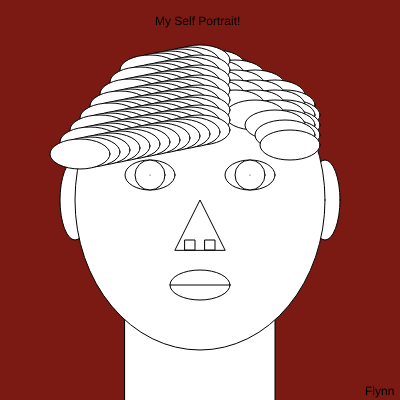
Frame 1 (no input)
Frame 60 (no input): identical to frame 1, image omitted
Frame 120 (the mouse pressed at the canvas centre since frame 60): identical to frame 1, image omitted

The p5.js sketch that drew this single still picture (run headless with seeded random() and noise() and a simulated clock; from frame 60 on, the mouse is pressed at the canvas centre):

// p5.js sketch
// ── sketch.js
function setup() {
  createCanvas(400, 400);
}

function draw() {
  background(123,25,19);
  text("My Self Portrait!",155,25);
  
  ellipse(75,200,30,80);
  ellipse(325,200,30,80);
  square(125,300,150);
  ellipse(200,200,250,300);
  ellipse(150,175,50,30);
  ellipse(250,175,50,30);
  circle(150,175,30);
  circle(250,175,30);
  point(150,175);
  point(250,175);
  triangle(175,250,200,200,225,250);
  square(185,240,10);
  square(205,240,10);
  ellipse(200,285,60,30);
  line(170,285,230,285);
  
  ellipse(215,65,60,30);
  ellipse(235,75,60,30);
  ellipse(255,85,60,30);
  ellipse(275,95,60,30);
  ellipse(285,105,60,30);
  ellipse(290,115,60,30);
  ellipse(215,75,60,30);
  ellipse(235,85,60,30);
  ellipse(255,95,60,30);
  ellipse(275,105,60,30);
  ellipse(285,115,60,30);
  ellipse(290,125,60,30);
  ellipse(215,85,60,30);
  ellipse(235,95,60,30);
  ellipse(255,105,60,30);
  ellipse(275,115,60,30);
  ellipse(285,125,60,30);
  ellipse(290,135,60,30);
  ellipse(215,95,60,30);
  ellipse(235,105,60,30);
  ellipse(255,115,60,30);
  ellipse(275,125,60,30);
  ellipse(285,135,60,30);
  ellipse(290,145,60,30);
  ellipse(200,60,60,30);
  ellipse(190,62,60,30);
  ellipse(180,64,60,30);
  ellipse(170,66,60,30);
  ellipse(160,68,60,30);
  ellipse(150,70,60,30);
  ellipse(200,70,60,30);
  ellipse(190,72,60,30);
  ellipse(180,74,60,30);
  ellipse(170,76,60,30);
  ellipse(160,78,60,30);
  ellipse(150,80,60,30);
  ellipse(140,82,60,30);
  ellipse(200,80,60,30);
  ellipse(190,82,60,30);
  ellipse(180,84,60,30);
  ellipse(170,86,60,30);
  ellipse(160,88,60,30);
  ellipse(150,90,60,30);
  ellipse(140,92,60,30);
  ellipse(130,94,60,30);
  ellipse(200,90,60,30);
  ellipse(190,92,60,30);
  ellipse(180,94,60,30);
  ellipse(170,96,60,30);
  ellipse(160,98,60,30);
  ellipse(150,100,60,30);
  ellipse(140,102,60,30);
  ellipse(130,104,60,30);
  ellipse(120,106,60,30);
  ellipse(200,100,60,30);
  ellipse(190,102,60,30);
  ellipse(180,104,60,30);
  ellipse(170,106,60,30);
  ellipse(160,108,60,30);
  ellipse(150,110,60,30);
  ellipse(140,112,60,30);
  ellipse(130,114,60,30);
  ellipse(120,116,60,30);
  ellipse(110,118,60,30);
  ellipse(200,110,60,30);
  ellipse(190,112,60,30);
  ellipse(180,114,60,30);
  ellipse(170,116,60,30);
  ellipse(160,118,60,30);
  ellipse(150,120,60,30);
  ellipse(140,122,60,30);
  ellipse(130,124,60,30);
  ellipse(120,126,60,30);
  ellipse(110,128,60,30);
  ellipse(100,130,60,30);
  ellipse(200,120,60,30);
  ellipse(190,122,60,30);
  ellipse(180,124,60,30);
  ellipse(170,126,60,30);
  ellipse(160,128,60,30);
  ellipse(150,130,60,30);
  ellipse(140,132,60,30);
  ellipse(130,134,60,30);
  ellipse(120,136,60,30);
  ellipse(110,138,60,30);
  ellipse(100,140,60,30);
  ellipse(90,142,60,30);
  ellipse(200,130,60,30);
  ellipse(190,132,60,30);
  ellipse(180,134,60,30);
  ellipse(170,136,60,30);
  ellipse(160,138,60,30);
  ellipse(150,140,60,30);
  ellipse(140,142,60,30);
  ellipse(130,144,60,30);
  ellipse(120,146,60,30);
  ellipse(110,148,60,30);
  ellipse(100,150,60,30);
  ellipse(90,152,60,30);
  ellipse(80,154,60,30);
  
  text("Flynn",365,395);
}
